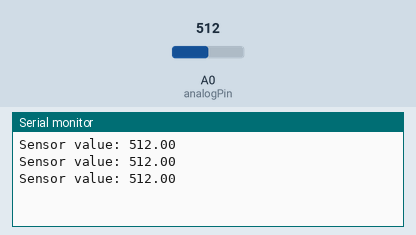
Bench run of a sketch on a simulated Arduino Uno, built with avr-gcc and run on an emulated ATmega328P. Parts: the last lines printed to the serial monitor. The test bench sets the inputs (shaded band); at power-on: A0 (analogPin) = 512.

Above: at 1.3 s.
1.4 s: A0 (analogPin) set to 716
At 1.9 s:
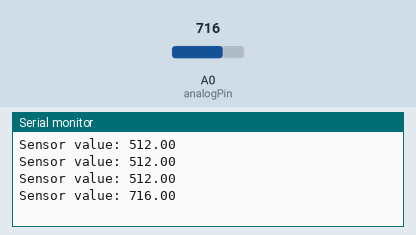
2.9 s: A0 (analogPin) set to 900
At 3.4 s:
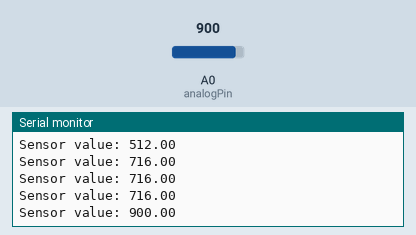
Timing chart, 0 to 5.9 s (numbered marks = the images above; inputs shaded):
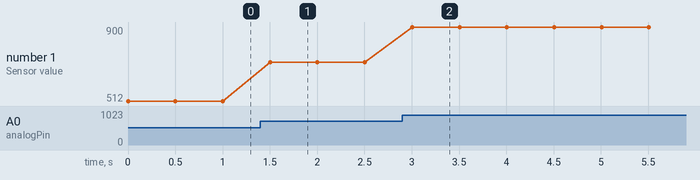

The sketch:

hx711_basic.ino
```cpp
const int analogPin = A0;
float sensorValue = 0.0;

void setup() {
  Serial.begin(9600);
  pinMode(analogPin, INPUT);

}

void loop() {
  sensorValue = analogRead(analogPin);
  Serial.print("Sensor value: ");
  Serial.println(sensorValue);

  delay(500);
}
```

hx711_main.ino
```cpp
/* Arduino library for digital weight scale of hx711
 *
 * hardware design: syyyd
 * available at http://syyyd.taobao.com
 *
 * library design: Weihong Guan (@aguegu)
 * http://aguegu.net
 *
 * library host on
 * https://github.com/aguegu/Arduino
 *
 *  Created on: Oct 31, 2012
 */

#ifndef HX711_H_
#define HX711_H_

#include "Arduino.h"

class Hx711
{
public:
	Hx711(uint8_t pin_din, uint8_t pin_slk);
	virtual ~Hx711();
	long getValue();
	long averageValue(byte times = 32);
	void setOffset(long offset);
	void setScale(float scale = 742.f);
	float getGram(byte times = 32);

private:
	const uint8_t _pin_dout;
	const uint8_t _pin_slk;
	long _offset;
	float _scale;
};

#endif /* HX711_H_ */
```

Measured:
- after the input at 1.4 s, the serial monitor: prints a new line after 0.10 s (image 1)
- after the input at 2.9 s, the serial monitor: prints a new line after 0.10 s (image 2)
- plotted number 1: 512 → 716 after the input at 1.4 s, 716 → 900 after the input at 2.9 s
